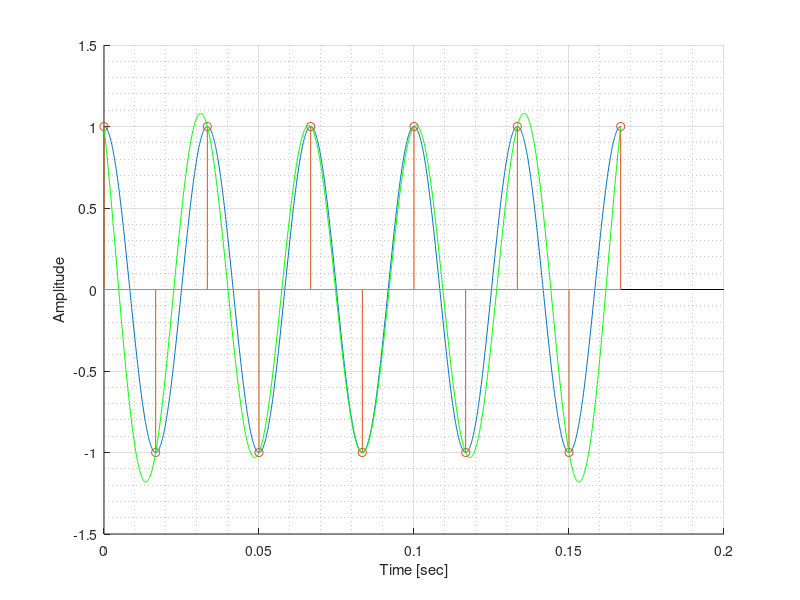

This chart was generated by the following MATLAB code:
%% Sampling
F = 30; % frequency of CT
Fs = 2*F;
Ts = 1/Fs;

tc = 0:1e-4:5/F;
Xc = cos(2*pi*F*tc);

td = 0:Ts:5/F;

Xd = cos(2*pi*F*td); % f = F/Fs, 1/Fs = Ts so f = FTs ; 2pifn; td takes sample after Ts period
N = length(td) % no. of sample

%% reconstruction
x = zeros(length(tc));
for t=1:length(tc)
    for n=0:N-1
        x(t) = x(t) + Xd(n+1)*sin(pi*(tc(t)-n*Ts)/Ts)/(pi*(tc(t)-n*Ts)/Ts);
    end
end

figure
hold on;
grid on;
grid minor;
plot(tc,Xc);
stem(td,Xd);
plot(tc,x,'g');
xlabel('Time [sec]');
ylabel('Amplitude');
